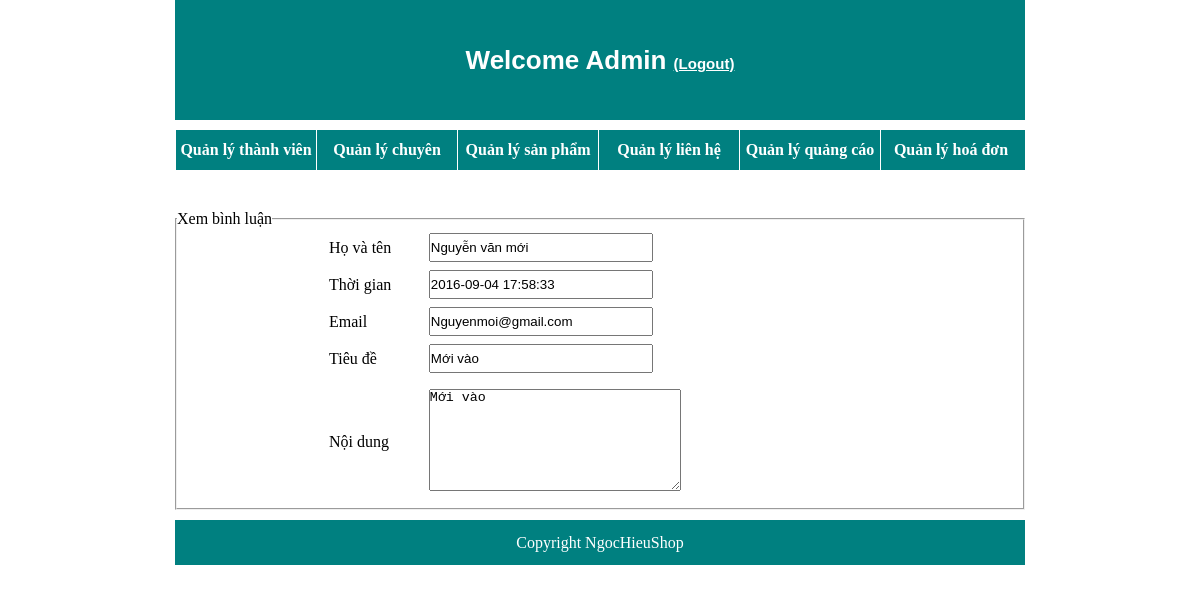
/admin/quanlylienhe/view.php?id=3 (signed in), run on the app's committed database.
### tables this page shows
CREATE TABLE `lienhe` (
  `id_lh` int(11) NOT NULL,
  `time` timestamp NOT NULL DEFAULT CURRENT_TIMESTAMP,
  `hoten` varchar(255) NOT NULL,
  `email` varchar(255) NOT NULL,
  `tieude` varchar(255) NOT NULL,
  `noidung` varchar(255) NOT NULL
);

### admin/quanlylienhe/view.php (the view, shortened to what this page needs)
<?php
    $id=$_GET['id'];
    $sql="select * from lienhe where id_lh='$id'";
    $query=mysql_query($sql);
    $data=array();
    while($row=mysql_fetch_assoc($query)){
        $data['time']=$row['time'];
        $data['hoten']=$row['hoten'];
        $data['email']=$row['email'];
        $data['tieude']=$row['tieude'];
        $data['noidung']=$row['noidung'];
    }
 ?>
<!DOCTYPE HTML>
<html>
<head>
    <link rel="stylesheet" type="text/css" href="style.css"/>
</head>
<body>
	<?php
		if($_SESSION['level']==2){
    echo "<div id='top'>Welcome Admin <a href='../../logout.php' style='color:white;font-size:15px;'>(Logout)</a></div>";
		}
	else{
		header('location:../../login.php');
		}
		?>
    <div id="menu">
        <ul>
            <li><a href="../quanlythanhvien.php">Quản lý thành viên</a></li>
            <li><a href="../quanlychuyenmuc/quanlychuyenmuc.php">Quản lý chuyên mục</a></li>
            <li><a href="../quanlysanpham/quanlysanpham.php">Quản lý sản phẩm</a></li>
           <li ><a href="../quanlylienhe/quanlylienhe.php" >Quản lý liên hệ</a></li>
            <li><a href="../quanlyquangcao.php">Quản lý quảng cáo</a></li>
            <li><a href="../quanlydonhang/quanlydonhang.php">Quản lý hoá đơn</a></li>
        </ul>
    </div>
    <div id="view">
    <fieldset>
    <legend>Xem bình luận</legend>
        <form method="post" action="view.php">
            <table>
                <tr>
                    <td>Họ và tên</td>
                    <td><input type="text" name="user" value="<?php echo $data['hoten'] ?>"></td>
                </tr>
                  <tr>
                    <td>Thời gian</td>
                    <td><input type="text" name="user" value="<?php echo $data['time'] ?>"></td>
                </tr>
                  <tr>
                    <td>Email</td>
                    <td><input type="text" name="user" value="<?php echo $data['email'] ?>"></td>
                </tr>
                  <tr>
                    <td>Tiêu đề</td>
                    <td><input type="text" name="user" value="<?php echo $data['tieude'] ?>"></td>
                </tr>
                  <tr>
                    <td>Nội dung</td>
                    <td><textarea><?php echo $data['noidung'] ?></textarea></td>
                </tr>
            </table>
        </form>
  </fieldset>
    </div>
    <div id="footer">Copyright NgocHieuShop</div>
</body>
</html>

### admin/quanlylienhe/style.css (style rules this page uses)
* { margin: 0px; padding: 0px; }
#top { width:850px; margin: auto; height: 120px; background-color: teal; text-align: center; line-height:120px; color: white; font-size:26px; font-family:arial; font-weight: bold; }
#menu { width:850px; margin: auto; height: 40px; background-color: teal; margin-top: 10px; }
#menu ul { list-style: none; }
#menu ul li { float: left; width: 140px; text-align: center; border-left: 1px solid white; line-height: 40px; }
#menu ul li a { text-decoration:none; color: white; font-weight: bold; }
#footer { width: 850px; margin: auto; height:45px; text-align: center; color: white; background-color: teal; line-height: 45px; margin-top: 10px; }
#view { width: 850px; margin: auto; }
#view table { width: 500px; height:280px; margin-left: 150px; }
#view table input { width: 220px; height: 25px; }
#view table textarea { width: 250px; height:100px; }

### data on the page
lienhe: user "Nguyễn văn mới", user "2016-09-04 17:58:33", user "Nguyenmoi@gmail.com", user "Mới vào", noidung "Mới vào"
